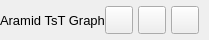
           <widget class="QFrame" name="contentTopBg">
            <property name="minimumSize">
             <size>
              <width>0</width>
              <height>40</height>
             </size>
            </property>
            <property name="maximumSize">
             <size>
              <width>16777215</width>
              <height>40</height>
             </size>
            </property>
            <property name="frameShape">
             <enum>QFrame::NoFrame</enum>
            </property>
            <property name="frameShadow">
             <enum>QFrame::Raised</enum>
            </property>
            <layout class="QHBoxLayout" name="horizontalLayout">
             <property name="spacing">
              <number>0</number>
             </property>
             <property name="leftMargin">
              <number>0</number>
             </property>
             <property name="topMargin">
              <number>0</number>
             </property>
             <property name="rightMargin">
              <number>10</number>
             </property>
             <property name="bottomMargin">
              <number>0</number>
             </property>
             <item>
              <widget class="QFrame" name="leftBox">
               <property name="sizePolicy">
                <sizepolicy hsizetype="Expanding" vsizetype="Preferred">
                 <horstretch>0</horstretch>
                 <verstretch>0</verstretch>
                </sizepolicy>
               </property>
               <property name="frameShape">
                <enum>QFrame::NoFrame</enum>
               </property>
               <property name="frameShadow">
                <enum>QFrame::Raised</enum>
               </property>
               <layout class="QHBoxLayout" name="horizontalLayout_3">
                <property name="spacing">
                 <number>0</number>
                </property>
                <property name="leftMargin">
                 <number>0</number>
                </property>
                <property name="topMargin">
                 <number>0</number>
                </property>
                <property name="rightMargin">
                 <number>0</number>
                </property>
                <property name="bottomMargin">
                 <number>0</number>
                </property>
                <item>
                 <widget class="QLabel" name="titleRightInfo">
                  <property name="sizePolicy">
                   <sizepolicy hsizetype="Preferred" vsizetype="Expanding">
                    <horstretch>0</horstretch>
                    <verstretch>0</verstretch>
                   </sizepolicy>
                  </property>
                  <property name="maximumSize">
                   <size>
                    <width>16777215</width>
                    <height>45</height>
                   </size>
                  </property>
                  <property name="font">
                   <font>
                    <family>Segoe UI</family>
                    <pointsize>10</pointsize>
                    <italic>false</italic>
                    <bold>false</bold>
                   </font>
                  </property>
                  <property name="text">
                   <string>Aramid TsT Graph</string>
                  </property>
                  <property name="alignment">
                   <set>Qt::AlignLeading|Qt::AlignLeft|Qt::AlignVCenter</set>
                  </property>
                 </widget>
                </item>
               </layout>
              </widget>
             </item>
             <item alignment="Qt::AlignRight">
              <widget class="QFrame" name="rightButtons">
               <property name="minimumSize">
                <size>
                 <width>0</width>
                 <height>28</height>
                </size>
               </property>
               <property name="frameShape">
                <enum>QFrame::NoFrame</enum>
               </property>
               <property name="frameShadow">
                <enum>QFrame::Raised</enum>
               </property>
               <layout class="QHBoxLayout" name="horizontalLayout_2">
                <property name="spacing">
                 <number>5</number>
                </property>
                <property name="leftMargin">
                 <number>0</number>
                </property>
                <property name="topMargin">
                 <number>0</number>
                </property>
                <property name="rightMargin">
                 <number>0</number>
                </property>
                <property name="bottomMargin">
                 <number>0</number>
                </property>
                <item>
                 <widget class="QPushButton" name="minimizeAppBtn">
                  <property name="minimumSize">
                   <size>
                    <width>28</width>
                    <height>28</height>
                   </size>
                  </property>
                  <property name="maximumSize">
                   <size>
                    <width>28</width>
                    <height>28</height>
                   </size>
                  </property>
                  <property name="cursor">
                   <cursorShape>PointingHandCursor</cursorShape>
                  </property>
                  <property name="toolTip">
                   <string>Скрыть</string>
                  </property>
                  <property name="text">
                   <string/>
                  </property>
                  <property name="icon">
                   <iconset resource="resources.qrc">
                    <normaloff>:/icons/images/icons/icon_minimize.png</normaloff>:/icons/images/icons/icon_minimize.png</iconset>
                  </property>
                  <property name="iconSize">
                   <size>
                    <width>20</width>
                    <height>20</height>
                   </size>
                  </property>
                 </widget>
                </item>
                <item>
                 <widget class="QPushButton" name="maximizeRestoreAppBtn">
                  <property name="minimumSize">
                   <size>
                    <width>28</width>
                    <height>28</height>
                   </size>
                  </property>
                  <property name="maximumSize">
                   <size>
                    <width>28</width>
                    <height>28</height>
                   </size>
                  </property>
                  <property name="font">
                   <font>
                    <family>Segoe UI</family>
                    <pointsize>10</pointsize>
                    <italic>false</italic>
                    <bold>false</bold>
                    <stylestrategy>PreferDefault</stylestrategy>
                   </font>
                  </property>
                  <property name="cursor">
                   <cursorShape>PointingHandCursor</cursorShape>
                  </property>
                  <property name="toolTip">
                   <string>Развернуть</string>
                  </property>
                  <property name="text">
                   <string/>
                  </property>
                  <property name="icon">
                   <iconset resource="resources.qrc">
                    <normaloff>:/icons/images/icons/icon_maximize.png</normaloff>:/icons/images/icons/icon_maximize.png</iconset>
                  </property>
                  <property name="iconSize">
                   <size>
                    <width>20</width>
                    <height>20</height>
                   </size>
                  </property>
                 </widget>
                </item>
                <item>
                 <widget class="QPushButton" name="closeAppBtn">
                  <property name="minimumSize">
                   <size>
                    <width>28</width>
                    <height>28</height>
                   </size>
                  </property>
                  <property name="maximumSize">
                   <size>
                    <width>28</width>
                    <height>28</height>
                   </size>
                  </property>
                  <property name="cursor">
                   <cursorShape>PointingHandCursor</cursorShape>
                  </property>
                  <property name="toolTip">
                   <string>Закрыть</string>
                  </property>
                  <property name="text">
                   <string/>
                  </property>
                  <property name="icon">
                   <iconset resource="resources.qrc">
                    <normaloff>:/icons/images/icons/icon_close.png</normaloff>:/icons/images/icons/icon_close.png</iconset>
                  </property>
                  <property name="iconSize">
                   <size>
                    <width>20</width>
                    <height>20</height>
                   </size>
                  </property>
                 </widget>
                </item>
               </layout>
              </widget>
             </item>
            </layout>
           </widget>
